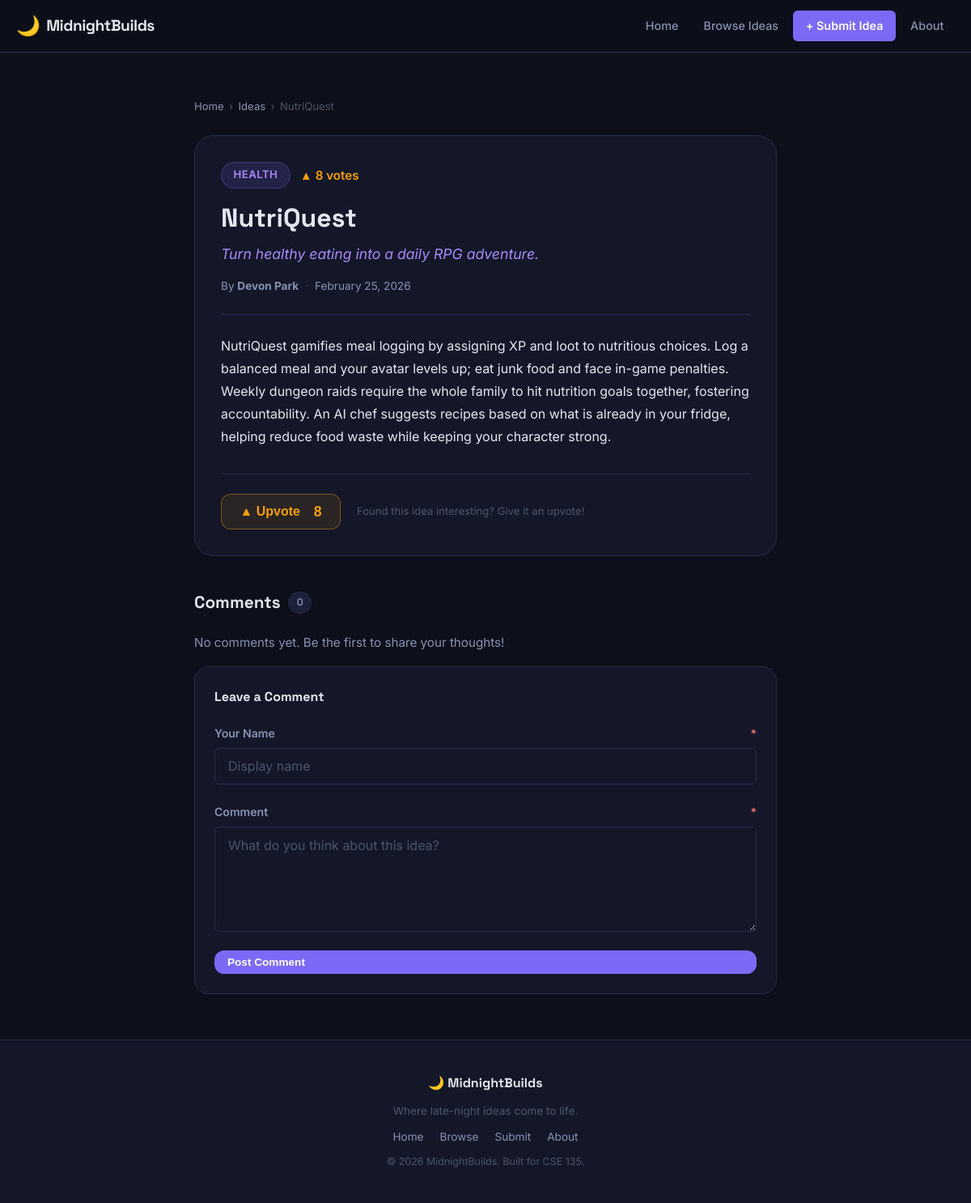
Page /idea.php?id=3 on the committed database.
### tables this page shows
CREATE TABLE IF NOT EXISTS ideas (
    id          INT          AUTO_INCREMENT PRIMARY KEY,
    title       VARCHAR(255) NOT NULL,
    pitch       VARCHAR(255) NOT NULL,
    description TEXT         NOT NULL,
    category    VARCHAR(50)  NOT NULL,
    author_name VARCHAR(100) NOT NULL,
    upvotes     INT          DEFAULT 0,
    created_at  TIMESTAMP    DEFAULT CURRENT_TIMESTAMP
);

### idea.php (the view, shortened to what this page needs)
<?php
$pdo = get_db();
$id = filter_input(INPUT_GET, 'id', FILTER_VALIDATE_INT);
$stmt = $pdo->prepare('SELECT * FROM ideas WHERE id = :id');
$stmt->execute([':id' => $id]);
$idea = $stmt->fetch();
$commentErrors = [];
$commentData   = [];
$cStmt = $pdo->prepare(
    'SELECT author, body, created_at FROM comments WHERE idea_id = :id ORDER BY created_at ASC'
);
$cStmt->execute([':id' => $id]);
$comments = $cStmt->fetchAll();
include __DIR__ . '/includes/header.php';
?>
<section class="section">
    <div class="container container--narrow">
        <nav class="breadcrumb" aria-label="Breadcrumb">
            <a href="/midnightbuilds/">Home</a>
            <span>›</span>
            <a href="/midnightbuilds/ideas.php">Ideas</a>
            <span>›</span>
            <span><?= htmlspecialchars($idea['title']) ?></span>
        </nav>
        <article class="idea-detail">
            <header class="idea-detail__header">
                <div class="idea-detail__meta-top">
                    <span class="category-badge category-badge--lg"><?= htmlspecialchars($idea['category']) ?></span>
                    <span class="upvote-display upvote-display--lg">▲ <?= (int) $idea['upvotes'] ?> votes</span>
                </div>
                <h1 class="idea-detail__title"><?= htmlspecialchars($idea['title']) ?></h1>
                <p class="idea-detail__pitch"><?= htmlspecialchars($idea['pitch']) ?></p>
                <div class="idea-detail__by">
                    <span>By <strong><?= htmlspecialchars($idea['author_name']) ?></strong></span>
                    <span class="separator">·</span>
                    <time datetime="<?= htmlspecialchars($idea['created_at']) ?>">
                        <?= date('F j, Y', strtotime($idea['created_at'])) ?>
                    </time>
                </div>
            </header>
            <div class="idea-detail__body">
                <?php
                $paragraphs = array_filter(
                    explode("\n\n", $idea['description']),
                    fn($p) => trim($p) !== ''
                );
                foreach ($paragraphs as $p): ?>
                    <p><?= nl2br(htmlspecialchars(trim($p))) ?></p>
                <?php endforeach; ?>
            </div>
            <div class="upvote-section">
                <form method="POST" action="/midnightbuilds/idea.php?id=<?= $id ?>">
                    <button type="submit" class="btn-upvote" aria-label="Upvote this idea">
                        ▲ Upvote &nbsp;<span class="upvote-count"><?= (int) $idea['upvotes'] ?></span>
                    </button>
                </form>
                <p class="upvote-hint">Found this idea interesting? Give it an upvote!</p>
            </div>
        </article>
        <section class="comments-section" id="comments">
            <h2 class="comments-title">
                Comments
                <span class="comment-count"><?= count($comments) ?></span>
            </h2>
            <?php if (empty($comments)): ?>
                <p class="empty-state">No comments yet. Be the first to share your thoughts!</p>
            <?php endif; ?>
            <div class="comment-form-wrap">
                <h3 class="comment-form-title">Leave a Comment</h3>
                <form class="comment-form" method="POST"
                      action="/midnightbuilds/idea.php?id=<?= $id ?>#comments">
                    <div class="form-group <?= isset($commentErrors['author']) ? 'has-error' : '' ?>">
                        <label for="comment_author" class="form-label">Your Name <span class="required">*</span></label>
                        <input
                            type="text"
                            id="comment_author"
                            name="comment_author"
                            class="form-input"
                            maxlength="100"
                            value="<?= htmlspecialchars($commentData['author'] ?? '') ?>"
                            placeholder="Display name"
                            required
                        >
                    </div>
                    <div class="form-group <?= isset($commentErrors['body']) ? 'has-error' : '' ?>">
                        <label for="comment_body" class="form-label">Comment <span class="required">*</span></label>
                        <textarea
                            id="comment_body"
                            name="comment_body"
                            class="form-textarea"
                            rows="4"
                            maxlength="1000"
                            placeholder="What do you think about this idea?"
                            required
                        ><?= htmlspecialchars($commentData['body'] ?? '') ?></textarea>
                    </div>
                    <button type="submit" class="btn btn-primary btn-sm">Post Comment</button>
                </form>
            </div>
        </section>
    </div>
</section>
<?php include __DIR__ . '/includes/footer.php'; ?>

### rows in the picture
ideas: title "NutriQuest", category "HEALTH", upvotes "8", pitch "Turn healthy eating into a daily RPG adventure.", author_name "Devon Park", created_at "February 25, 2026", description "NutriQuest gamifies meal logging by assigning XP and loot to nutritious choices. Log a balanced meal and your avatar levels up; eat junk food and face in-game penalties. Weekly dungeon raids require the whole family to hit nutrition goals together, fostering accountability. An AI chef suggests recipes based on what is already in your fridge, helping reduce food waste while keeping your character strong."

### other values in the picture
count($comments) "0"
